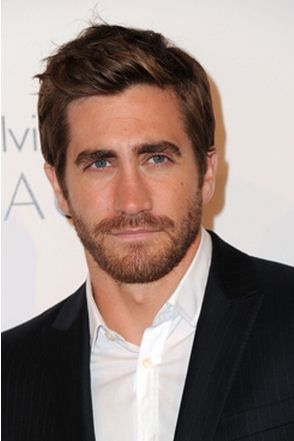
#> input picture Images/singleface.jpg, 294 x 441 px, found by its file name
$ python face_dectection.py
#> lines starting #> are read from the running program, lines starting #| are printed output that depends on the picture; after the words box and inside, x2 and y2 are one past the last pixel; in counts of white or black regions, pixels touching at a corner belong together
import cv2

#wrapped everything inside a function
def detectFaceInImage(image):
#> called with image = 'Images\\singleface.jpg'
	face_cascade = cv2.CascadeClassifier("Cascades\\haarcascade_frontalface_default.xml")
	img = cv2.imread(image)
#> img is the input picture: shape (441, 294, 3); mean B, G, R 127.6, 133.6, 150.5
	gray_img = cv2.cvtColor(img, cv2.COLOR_BGR2GRAY)
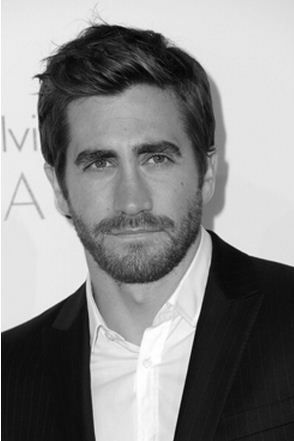
#> gray_img: shape (441, 294); min 0, max 255, mean 138
	faces = face_cascade.detectMultiScale(gray_img, scaleFactor=1.05, minNeighbors=5)
#> faces = [[38, 89, 181, 181]]
	for x,y,w,h in faces:
		img = cv2.rectangle(img, (x,y), (x+w, y+h), (0, 0, 255), 1)
#> this loop made 1 pass
	return img

detect_face1 = detectFaceInImage("Images\\singleface.jpg")
detect_face2 = detectFaceInImage("Images\\multiface.jpg")
#> call 2 of detectFaceInImage, with image = 'Images\\multiface.jpg'
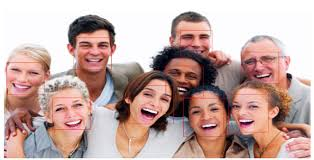
#> input picture Images/multiface.jpg, 314 x 160 px, found by its file name
#> in detectFaceInImage, img is the input picture: shape (160, 314, 3); mean B, G, R 164.1, 169.2, 196.2
#> in detectFaceInImage (call 2), `gray_img = cv2.cvtColor(img, cv2.COLOR_BGR2GRAY)`:
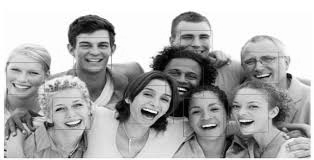
#> gray_img: shape (160, 314); min 0, max 255, mean 176.7
#> in detectFaceInImage (call 2), `faces = face_cascade.detectMultiScale(gray_img, scaleFactor=1.05, minN..`: faces = [[182, 92, 48, 48], [240, 46, 37, 37], [165, 60, 37, 37], [69, 25, 51, 51], [4, 56, 41, 41], [222, 88, 49, 49], [45, 88, 51, 51], [131, 78, 47, 47]]
#> the loop in detectFaceInImage (call 2), `for x,y,w,h in faces:` made 8 passes
#> after the loop in detectFaceInImage (call 2), `for x,y,w,h in faces:`:
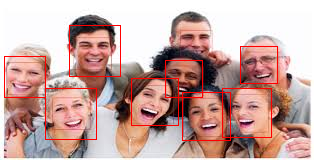
#> img: shape (160, 314, 3); mean B, G, R 160.9, 165.7, 199.1

resized = cv2.resize(detect_face2, (int(detect_face2.shape[1]*2), int(detect_face2.shape[0]*2)))

cv2.imshow("Face detection1", detect_face1)
cv2.imshow("Face detection2", resized)

cv2.waitKey(0)
cv2.destroyAllWindows()


#create a CascadeClassifier object
face_cascade = cv2.CascadeClassifier("haarcascade_frontalface_default.xml")

#reading the image as it is
img = cv2.imread("multiface.jpg")

#reading the image as grayscale image
gray_img = cv2.cvtColor(img, cv2.COLOR_BGR2GRAY)

#search the coordinates of the image
faces = face_cascade.detectMultiScale(gray_img, scaleFactor=1.05, minNeighbors=5)

print(type(faces))
#| <class 'numpy.ndarray'>
print(faces)
#| [[182  92  48  48]
#|  [240  46  37  37]
#|  [165  60  37  37]
#|  [ 69  25  51  51]
#|  [  4  56  41  41]
#|  [222  88  49  49]
#|  [ 45  88  51  51]
#|  [131  78  47  47]]

#drawing the rectangle in faces
for x,y,w,h in faces:
	img = cv2.rectangle(img, (x,y), (x+w, y+h), (255, 0, 0), 1)
#> this loop made 8 passes
#> pass 1, `img = cv2.rectangle(img, (x,y), (x+w, y+h), (255, 0, 0), 1)`:
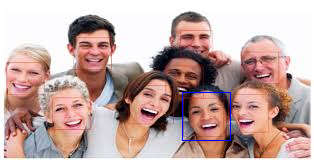
#> img: shape (160, 314, 3); 0.38% of pixels changed, all inside (x1, y1, x2, y2) = (182, 92, 231, 141)
#> after the loop:
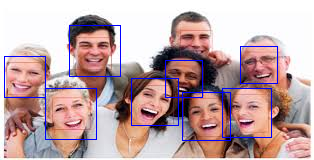
#> img: shape (160, 314, 3); mean B, G, R 168.1, 165.7, 191.8

#resizing the image before desplaying
resized = cv2.resize(img, (int(img.shape[1]*2), int(img.shape[0]*2)))
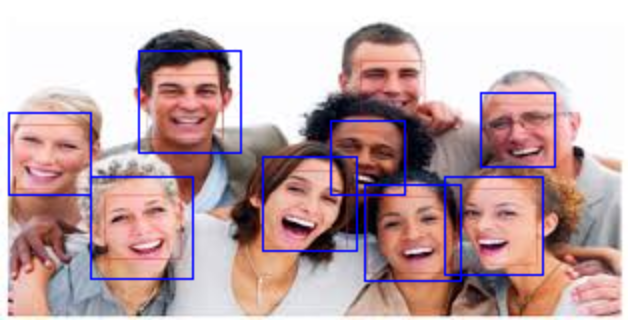
#> resized: shape (320, 628, 3); mean B, G, R 168.1, 165.7, 191.8

#displaying the image
cv2.imshow("Face detection", resized)
cv2.waitKey(0)

cv2.destroyAllWindows()
